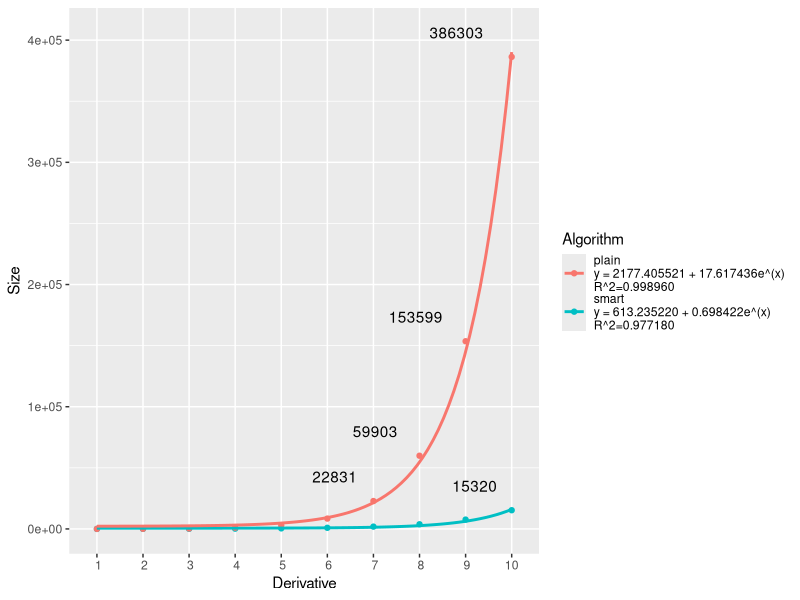
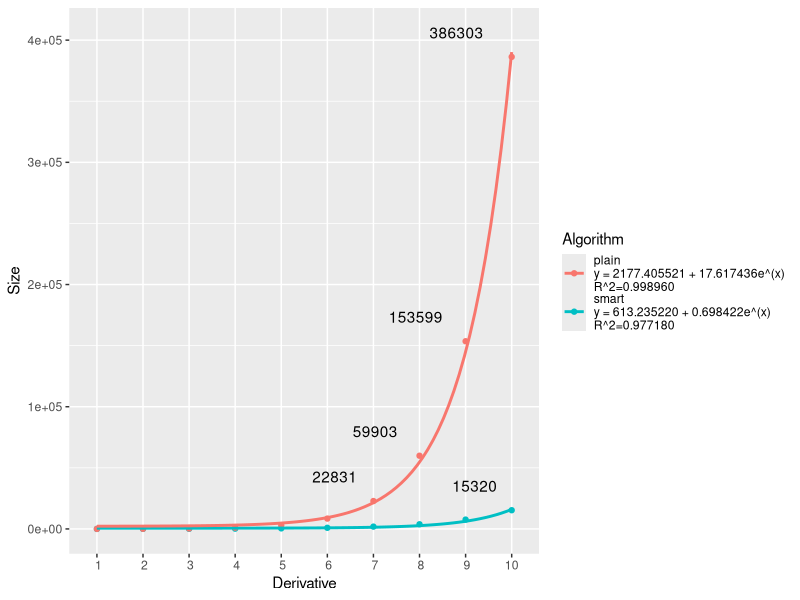
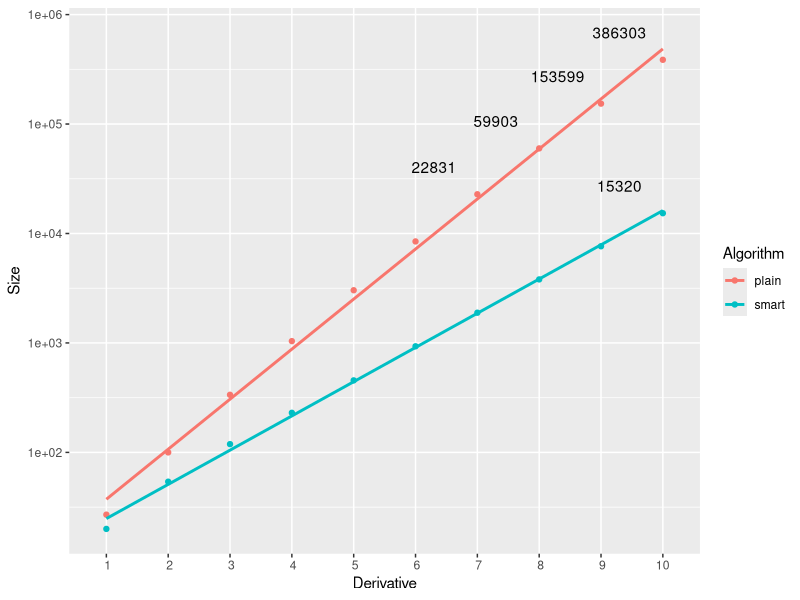

These charts were generated, in order, by the following R code:
library(ggplot2)
library(reshape2)

setwd("~/regularity/analysis")
sizes <- data.frame(read.csv("sizes.csv"))
names(sizes) <- c("Algorithm", "Alphabet", "Initial size", "Derivative", "Size")

exp.plain.model <- lm(Size ~ exp(Derivative), subset(sizes, Algorithm %in% "plain"))
exp.smart.model <- lm(Size ~ exp(Derivative), subset(sizes, Algorithm %in% "smart"))

label_for <- function(name, model) {
  s <- summary(model)
  return(sprintf("%s\ny = %f + %fe^(x)\nR^2=%f", name, s$coefficients[1], s$coefficients[2], s$r.squared))
}

plainLabel <- label_for("plain", exp.plain.model)
smartLabel <- label_for("smart", exp.smart.model)

p <- ggplot(sizes, aes(group=Algorithm, x=Derivative,y=Size)) + scale_x_discrete(limits=seq(1,10))

expPlot <- p + geom_point(aes(color=Algorithm)) + 
    geom_text(data=subset(sizes, Size > 10000 & Algorithm == "plain"), nudge_x=-0.12*subset(sizes, Size > 10000 & Algorithm == "plain")$Derivative, nudge_y=20000, aes(label=Size)) +
    geom_text(data=subset(sizes, Size > 10000 & Algorithm == "smart"), nudge_x=-0.08*subset(sizes, Size > 10000 & Algorithm == "smart")$Derivative, nudge_y=20000, aes(label=Size)) +
    geom_smooth(data=subset(sizes, Algorithm %in% "smart"), method="lm", aes(color=Algorithm), formula=(y ~ exp(x)), se=FALSE, linetype = 1) + 
    geom_smooth(data=subset(sizes, Algorithm %in% "plain"), method="lm", aes(color=Algorithm), formula=(y ~ exp(x)), se=FALSE, linetype = 1) +
    scale_color_discrete(labels=c(plainLabel, smartLabel))

logPlot <- p + geom_point(aes(color=Algorithm)) + scale_y_log10() +
    geom_text(data=subset(sizes, Size > 10000), nudge_x=-0.7, nudge_y=0.25, aes(label=Size)) +
    geom_smooth(data=subset(sizes, Algorithm %in% "smart"), method="lm", aes(color=Algorithm), formula=(y ~ x), se=FALSE, linetype = 1) + 
    geom_smooth(data=subset(sizes, Algorithm %in% "plain"), method="lm", aes(color=Algorithm), formula=(y ~ x), se=FALSE, linetype = 1)

ggsave("exp.svg", plot=expPlot)
ggsave("log.svg", plot=logPlot)

expPlot
